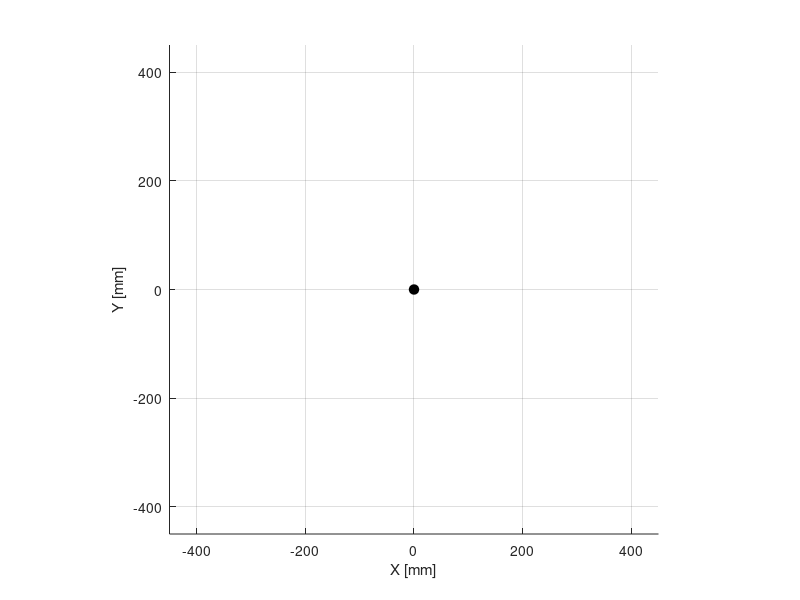

This chart was generated by the following MATLAB code: (Note: this script raises an error after producing the figure.)
clc; clear; close all;

%% ================== 고정 파라미터 ==================
L78 = 63.2;
ang87 = 30.42;

L84 = 200;
L45 = 50;
L24 = 130;
ANG_46_45 = 112.72;

L12 = 40;
L13 = 30;

rP2 = sqrt(189^2 + 90^2);
rP4 = 80;

%% ================== 색상 ==================
clrLink   = [0.53 0.81 0.92];    % 하늘색(기본)
clrNode   = [0 0 0];             % 검정(노드)
clrOrange = [1.0 0.55 0.0];      % 주황
clrPurple = [0.55 0.0 0.75];     % 보라

%% ================== 고정 점 (2D 계산용) ==================
P8 = [0, 0];
P7 = P8 + L78 * [cosd(ang87), sind(ang87)];

%% ================== 목표들 (P1, 2D 좌표) : 원 궤적 ==================
circleCenter = [-300, 0];   % 원 중심 [X, Y] mm
circleR = 50;               % 원 반지름 mm
nCircle = 72;               % 원을 나눌 점 개수, 클수록 부드러움

theta = linspace(0, 360, nCircle+1).';
theta(end) = [];            % 360도 중복 제거

targets2d = [
    circleCenter(1) + circleR*cosd(theta), ...
    circleCenter(2) + circleR*sind(theta)
];

% 마지막에 시작점 한 번 더 추가해서 원 닫기
targets2d(end+1,:) = targets2d(1,:);

%% ================== 초기 자세 ==================
beta1 = 120;
t2   = 130;

%% ================== 설정 ==================
% 처음 원 시작점까지 접근할 때
gain_slow = 0.04;
dt_slow   = 0.025;

% 원을 따라 움직일 때
gain_fast = 0.15;
dt_fast   = 0.008;

w_xy  = 3000;
w_tri = 50;
w_reg = 0.25;

%% ================== Figure (2D) ==================
figure('Color','w');
ax = axes('Parent',gcf);
hold(ax,'on'); grid(ax,'on'); axis(ax,'equal');
xlabel(ax,'X [mm]'); ylabel(ax,'Y [mm]');
axis(ax,[-450 450 -450 450]);

%% ================== (뒤 레이어) 하늘/보라/기타 ==================
h46 = plot(ax,nan,nan,'LineWidth',2,'Color',clrLink);
h67 = plot(ax,nan,nan,'LineWidth',2,'Color',clrLink);
h78 = plot(ax,nan,nan,'LineWidth',2,'Color',clrLink);

h23 = plot(ax,nan,nan,'LineWidth',2,'Color',clrLink);
h35 = plot(ax,nan,nan,'LineWidth',2,'Color',clrLink);
h54 = plot(ax,nan,nan,'LineWidth',2,'Color',clrLink);

h12 = plot(ax,nan,nan,'LineWidth',2,'Color',clrLink);
h13 = plot(ax,nan,nan,'LineWidth',2,'Color',clrLink);

hC  = plot(ax,nan,nan,'LineWidth',2,'Color',clrLink);

% 보라(뒤 레이어)
h24 = plot(ax,nan,nan,'LineWidth',2,'Color',clrPurple);
h48 = plot(ax,nan,nan,'LineWidth',2,'Color',clrPurple);

% 실제 이동 궤적은 표시하지 않음
hPath = plot(ax,nan,nan,'LineWidth',1.5,'Color',clrNode,'Visible','off');

%% ================== (중간 레이어) 주황 ==================
h24_9 = plot(ax,nan,nan,'LineWidth',2,'Color',clrOrange);
h44_9 = plot(ax,nan,nan,'LineWidth',2,'Color',clrOrange);
h8_10 = plot(ax,nan,nan,'LineWidth',2,'Color',clrOrange);
h9_10 = plot(ax,nan,nan,'LineWidth',2,'Color',clrOrange);

%% ================== (앞 레이어) 검정 노드/번호 ==================
hOrigin = plot(ax,0,0,'ko','MarkerFaceColor','k','MarkerSize',7);

hPts   = plot(ax,nan,nan,'.','MarkerSize',18,'Color',clrNode);
hP1n   = plot(ax,nan,nan,'.','MarkerSize',18,'Color',clrNode);
hP1ring= plot(ax,nan,nan,'o','MarkerSize',9,'LineWidth',1.2,'Color',clrNode);

tNum = gobjects(1,10);
for k=1:10
    tNum(k)=text(ax,nan,nan,'','FontSize',12,'FontWeight','bold','Color',clrNode);
end

%% ================== 목표 원 표시(2D) ==================
plot(ax,targets2d(:,1), targets2d(:,2), '-', ...
    'Color',[1 0 0], 'LineWidth',1.5);

%% ================== 초기 Forward ==================
[ok, pts2d] = forward_from_beta1_t2_2d( ...
    beta1, t2, P8, P7, ...
    L84, L45, L24, ANG_46_45, L12, L13, rP2, rP4);

if ~ok
    error('초기 자세(beta1,t2)에서 해가 안 나옵니다. beta1/t2 초기값을 바꿔야 합니다.');
end

update_frame_2d( ...
    h46,h67,h78,h23,h35,h54,h12,h13,hC, ...
    h24,h48, ...
    h24_9,h44_9,h8_10,h9_10, ...
    hPts,hP1n,hP1ring,tNum, ...
    pts2d);

title(ax,'Robotic Arm Simulation with Ground-Parallel End-Effector');
drawnow; pause(1.0);

%% ================== 목표 순차 이동 ==================
P1_now = pts2d(1,:);
pathX = P1_now(1);
pathY = P1_now(2);
set(hPath,'XData',pathX,'YData',pathY);

for tgt = 1:size(targets2d,1)

    P1_target = targets2d(tgt,:);

    while true
        P1_now = pts2d(1,:);

        % 첫 번째 목표점까지는 느리게, 이후 원 궤적은 빠르게
        if tgt == 1
            gain_now = gain_slow;
            dt_now   = dt_slow;
        else
            gain_now = gain_fast;
            dt_now   = dt_fast;
        end

        P1_des = P1_now + gain_now*(P1_target - P1_now);

        x0 = [beta1, t2];
        obj = @(x) cost_for_P1_xy_2d(x, P1_des, x0, ...
            P8, P7, L84, L45, L24, ANG_46_45, L12, L13, rP2, rP4, ...
            w_xy, w_tri, w_reg);

        x = fminsearch(obj, x0, optimset('Display','off'));
        beta1 = x(1);
        t2   = x(2);

        [ok, pts2d] = forward_from_beta1_t2_2d( ...
            beta1, t2, P8, P7, ...
            L84, L45, L24, ANG_46_45, L12, L13, rP2, rP4);

        if ~ok
            warning('목표 (%.0f,%.0f)로 가는 중 해가 끊겼습니다.', P1_target(1), P1_target(2));
            break;
        end

        update_frame_2d( ...
            h46,h67,h78,h23,h35,h54,h12,h13,hC, ...
            h24,h48, ...
            h24_9,h44_9,h8_10,h9_10, ...
            hPts,hP1n,hP1ring,tNum, ...
            pts2d);

        P1_now = pts2d(1,:);
        pathX(end+1)=P1_now(1);
        pathY(end+1)=P1_now(2);
        set(hPath,'XData',pathX,'YData',pathY);

        drawnow limitrate nocallbacks;
        pause(dt_now);

        if norm(P1_target - pts2d(1,:)) < 1.0
            if tgt == 1
                pause(0.2);     % 원 시작점 도착 후 잠깐 정지
            else
                pause(0.005);
            end
            break;
        end
    end
end

disp('원 궤적 완료');

%% ================== 2D 프레임 업데이트 ==================
function update_frame_2d( ...
    h46,h67,h78,h23,h35,h54,h12,h13,hC, ...
    h24,h48, ...
    h24_9,h44_9,h8_10,h9_10, ...
    hPts,hP1n,hP1ring,tNum, ...
    pts)

P1  = pts(1,:);  P2  = pts(2,:);  P3  = pts(3,:);
P4  = pts(4,:);  P5  = pts(5,:);  P6  = pts(6,:);
P7  = pts(7,:);  P8  = pts(8,:);  P9  = pts(9,:);
P10 = pts(10,:);

% 하늘
set(h46,'XData',[P4(1) P6(1)],'YData',[P4(2) P6(2)]);
set(h67,'XData',[P6(1) P7(1)],'YData',[P6(2) P7(2)]);
set(h78,'XData',[P7(1) P8(1)],'YData',[P7(2) P8(2)]);

set(h23,'XData',[P2(1) P3(1)],'YData',[P2(2) P3(2)]);
set(h35,'XData',[P3(1) P5(1)],'YData',[P3(2) P5(2)]);
set(h54,'XData',[P5(1) P4(1)],'YData',[P5(2) P4(2)]);

set(h12,'XData',[P1(1) P2(1)],'YData',[P1(2) P2(2)]);
set(h13,'XData',[P1(1) P3(1)],'YData',[P1(2) P3(2)]);

set(hC,'XData',[P5(1) P6(1)],'YData',[P5(2) P6(2)]);

% 보라
set(h24,'XData',[P2(1) P4(1)],'YData',[P2(2) P4(2)]);
set(h48,'XData',[P4(1) P8(1)],'YData',[P4(2) P8(2)]);

% 주황(중간)
set(h24_9,'XData',[P2(1) P9(1)],'YData',[P2(2) P9(2)]);
set(h44_9,'XData',[P4(1) P9(1)],'YData',[P4(2) P9(2)]);
set(h8_10,'XData',[P8(1) P10(1)],'YData',[P8(2) P10(2)]);
set(h9_10,'XData',[P9(1) P10(1)],'YData',[P9(2) P10(2)]);

% 노드(앞)
set(hPts,'XData',pts(:,1),'YData',pts(:,2));
set(hP1n,'XData',P1(1),'YData',P1(2));
set(hP1ring,'XData',P1(1),'YData',P1(2));

for k=1:10
    set(tNum(k),'Position',pts(k,:), 'String',sprintf('  %d',k));
end
end

%% ================== Cost ==================
function J = cost_for_P1_xy_2d(x, P1_des, x_prev, ...
    P8, P7, L84, L45, L24, ANG_46_45, L12, L13, rP2, rP4, ...
    w_xy, w_tri, w_reg)

beta1 = x(1);
t2   = x(2);

if ~isfinite(beta1) || ~isfinite(t2) || abs(beta1)>720 || abs(t2)>720
    J = 1e9; return;
end

[ok, pts] = forward_from_beta1_t2_2d(beta1, t2, ...
    P8, P7, L84, L45, L24, ANG_46_45, L12, L13, rP2, rP4);

if ~ok
    J = 1e9; return;
end

P1 = pts(1,:);
P3 = pts(3,:);

e_xy  = norm(P1 - P1_des);
e_tri = abs(norm(P3 - P1) - L13);
e_reg = abs(beta1 - x_prev(1)) + 0.7*abs(t2 - x_prev(2));

J = w_xy*e_xy^2 + w_tri*e_tri^2 + w_reg*e_reg^2;
end

%% ================== Forward ==================
function [ok, pts] = forward_from_beta1_t2_2d( ...
    beta1, t2, P8, P7, L84, L45, L24, ANG_46_45, L12, L13, rP2, rP4)

ok = false;
pts = nan(10,2);

theta_real = 180 - beta1;

v84 = L84 * [cosd(theta_real), sind(theta_real)];
P4 = P8 + v84;
P6 = P7 + v84;

v46 = P6 - P4;
if norm(v46) < 1e-9, return; end
u46 = v46 / norm(v46);

u45 = rot2d(u46, ANG_46_45);
P5 = P4 + L45 * u45;

u48 = (P8 - P4);
if norm(u48) < 1e-9, return; end
u48 = u48 / norm(u48);

u42_ref = rot2d(u48, 180);
u42 = rot2d(u42_ref, t2);
if norm(u42) < 1e-9, return; end
u42 = u42 / norm(u42);

P2 = P4 + L24*u42;
P3 = P2 + (P5 - P4);

P1a = [P2(1)+L12, P2(2)];
P1b = [P2(1)-L12, P2(2)];

if abs(norm(P3 - P1a) - L13) <= abs(norm(P3 - P1b) - L13)
    P1 = P1a;
else
    P1 = P1b;
end

try
    [P9a, P9b] = circleCircleIntersection(P2, rP2, P4, rP4);
    if P9a(2) > P9b(2)
        P9 = P9a;
    else
        P9 = P9b;
    end
catch
    return;
end

P10 = P8 + (P9 - P4);

pts = [P1;P2;P3;P4;P5;P6;P7;P8;P9;P10];
ok = true;
end

%% ================== 2D 회전 함수 ==================
function v2 = rot2d(v, angDeg)
R = [cosd(angDeg) -sind(angDeg); sind(angDeg) cosd(angDeg)];
v2 = (R * v(:)).';
end

%% ================== 원-원 교점 함수 ==================
function [X1, X2] = circleCircleIntersection(C1, r1, C2, r2)
d = norm(C2 - C1);

if d > r1+r2 || d < abs(r1-r2) || d == 0
    error('원 교점 없음');
end

a = (r1^2 - r2^2 + d^2)/(2*d);
h = sqrt(max(r1^2 - a^2, 0));

P0 = C1 + a*(C2-C1)/d;
perp = [-(C2(2)-C1(2)), (C2(1) - C1(1))]/d;

X1 = P0 + h*perp;
X2 = P0 - h*perp;
end
